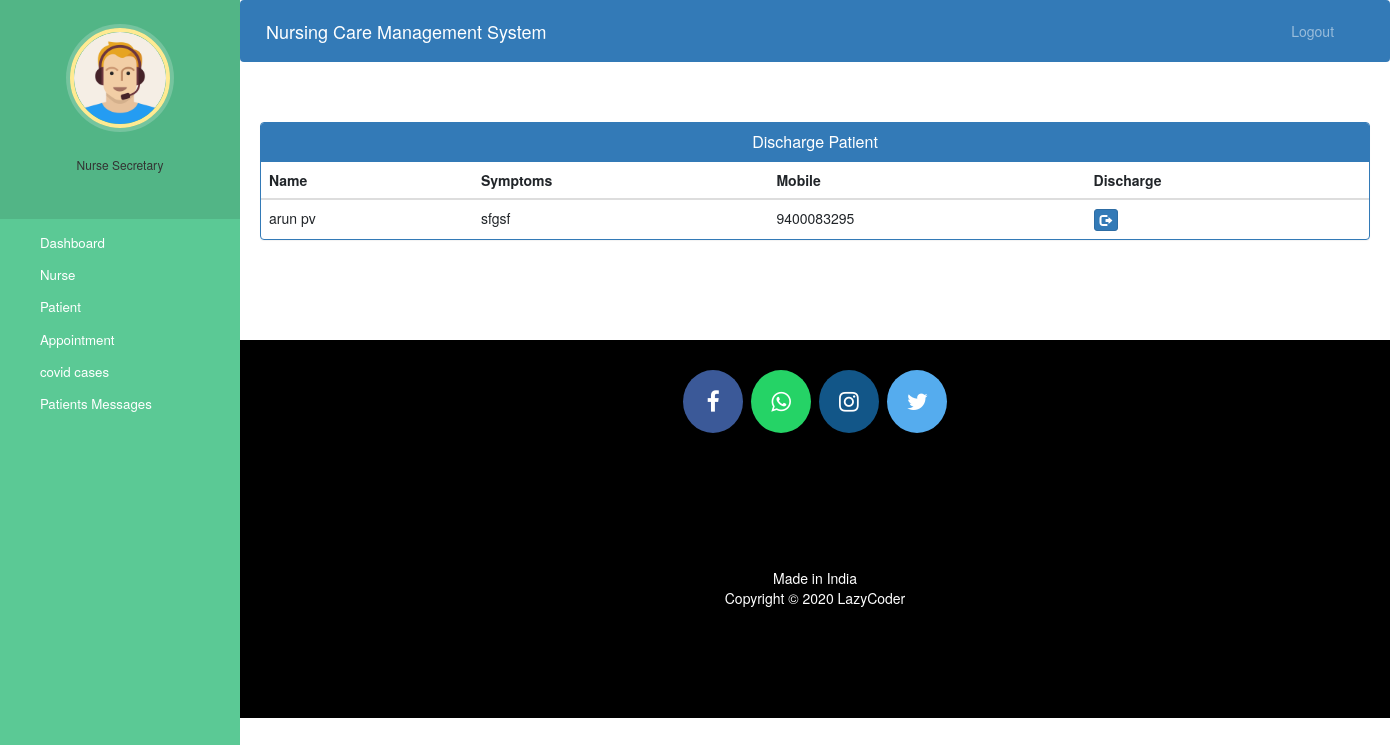
Screenshot of /admin-discharge-patient (signed in) with the database file from the repository.
### hospital/models.py (models this page shows, shortened)
class Patient(models.Model):
    user=models.OneToOneField(User,on_delete=models.CASCADE)
    profile_pic= models.ImageField(upload_to='profile_pic/PatientProfilePic/',null=True,blank=True)
    address = models.CharField(max_length=40)
    mobile = models.CharField(max_length=20,null=True)
    symptoms = models.CharField(max_length=100,null=False)
    assignedDoctorId = models.PositiveIntegerField(null=True)
    admitDate=models.DateField(auto_now=True)
    status=models.BooleanField(default=False)
    @property
    def get_name(self):
        return self.user.first_name+" "+self.user.last_name

### hospital/views.py (the view)
# urls.py: path('admin-discharge-patient', views.admin_discharge_patient_view,name='admin-discharge-patient'),
@login_required(login_url='adminlogin')
@user_passes_test(is_admin)
def admin_discharge_patient_view(request):
    patients=models.Patient.objects.all().filter(status=True)
    return render(request,'hospital/admin_discharge_patient.html',{'patients':patients})

### hospital/views.py (called while the page is built)
def is_admin(user):
    return user.groups.filter(name='ADMIN').exists()

### templates/hospital/admin_discharge_patient.html (shortened to what this page needs)
{% extends 'hospital/admin_base.html' %}
{% block content %}
<head>
  <link href="//netdna.bootstrapcdn.com/bootstrap/3.0.0/css/bootstrap.min.css" rel="stylesheet" id="bootstrap-css">
</head>
<div class="container">
  <div class="panel panel-primary">
    <div class="panel-heading">
      <h6 class="panel-title">Discharge Patient</h6>
    </div>
    <table class="table table-hover" id="dev-table">
      <thead>
        <tr>
          <th>Name</th>
          <th>Symptoms</th>
          <th>Mobile</th>
          <th>Discharge</th>
        </tr>
      </thead>
      {% for p in patients %}
      <tr>
        <td> {{p.get_name}}</td>
        <td>{{p.symptoms}}</td>
        <td>{{p.mobile}}</td>
        <td><a class="btn btn-primary btn-xs" href="{% url 'discharge-patient' p.id  %}"><span class="glyphicon glyphicon-log-out"></span></a></td>
      </tr>
      {% endfor %}
    </table>
  </div>
</div>
{% endblock content %}

### static/style.css (style rules this page uses)
body { padding-left: 240px; }

### templates/hospital/admin_base.html (style rules this page uses)
a:link { text-decoration: none; }
a { color: white; }
body { padding-left: 240px; }

### templates/hospital/admin_discharge_patient.html (style rules this page uses)
a:link { text-decoration: none; }
h6 { text-align: center; }

### rows the page displays
Patient: get_name "arun pv", symptoms "sfgsf", mobile "9400083295"
